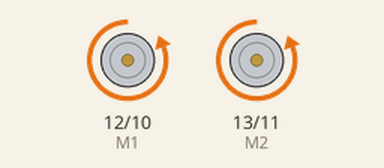
Bench run of a sketch on a simulated Arduino Uno, built with avr-gcc and run on an emulated ATmega328P. Shown: direction and speed pins drawn as motors (green arrow = direction pin HIGH = forward, orange = LOW = backward, longer = more drive).

Above: at 0.5 s.
Timing chart, 0 to 4.6 s (numbered marks = the images above):
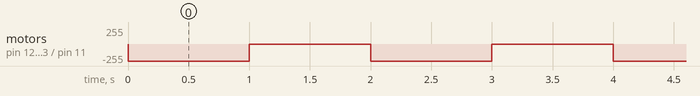

Measured:
- by itself, motor on pin 12 (M1) / pin 10 (E1), motor on pin 13 (M2) / pin 11 (E2): alternates backward 255/255 for 1.0 s and stopped for 1.0 s

The sketch:

motortest_simple-2.ino
```cpp
int E1 = 10; // enable - with PWM
int M1 = 12;
int E2 = 11;
int M2 = 13;

int speed = 0;

void setup() {
  pinMode(M1, OUTPUT); // no need for analog output
  pinMode(M2, OUTPUT);
}

void loop() {
  // speed up
  digitalWrite(M1, LOW);
  digitalWrite(M2, LOW);
  analogWrite(E1, 255);
  analogWrite(E2, 255);
  delay(1000);
  digitalWrite(M1, HIGH);
  digitalWrite(M2, HIGH);
  analogWrite(E1, 0);
  analogWrite(E2, 0);
  delay(1000);
}
```
